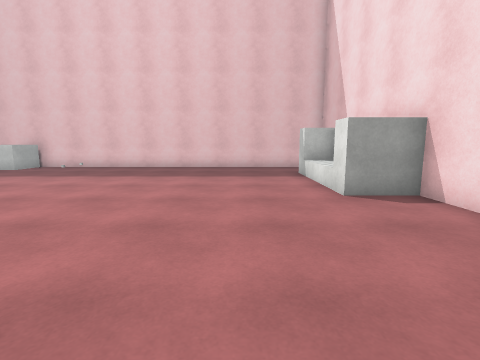
view 1 (above)

13 first-person views from a walk through a 3-D level made in the Unity game engine. The camera is 1.3 m above the floor, tilts 8° down and sees 85° across. The floor is counted in squares, 1 m on a side. Each view is taken from the middle of a square. On the plan, view 1 faces up. The plan holds only what a view shows up to about 13 squares ahead; the rest is blank. The player is left out. Surface patterns are stand-ins for the level's own textures.

view 2
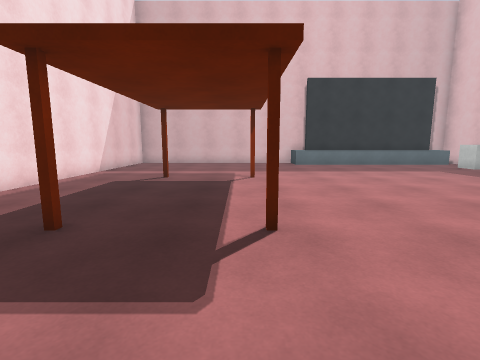

view 3
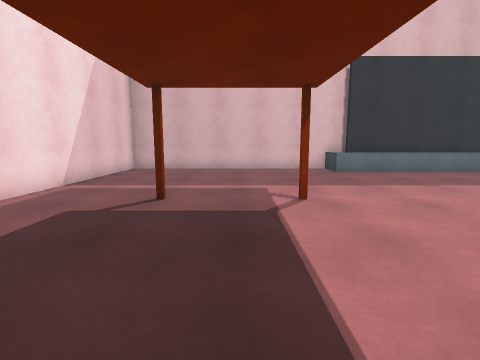

view 4
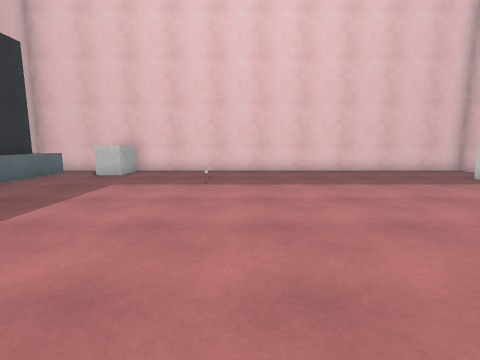

view 5
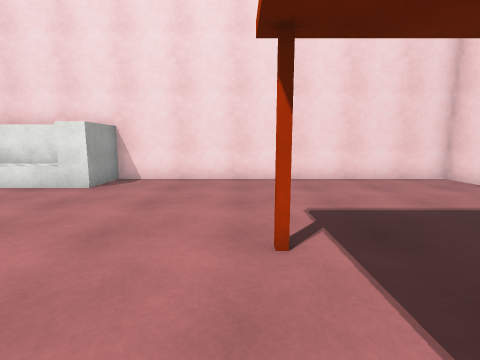

view 6
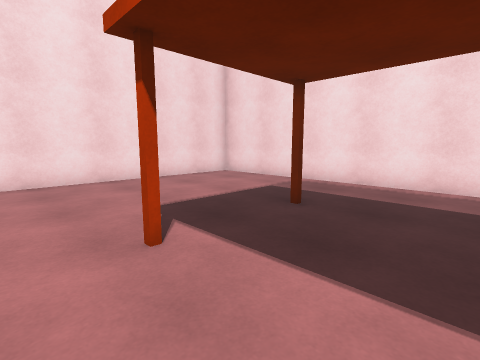

view 7
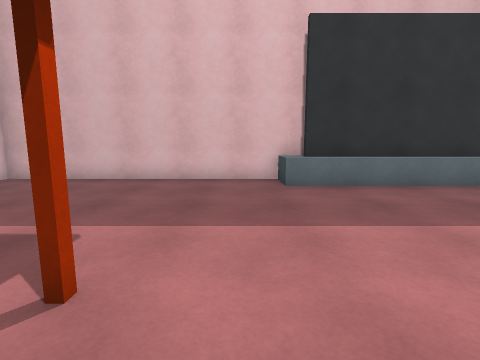

view 8
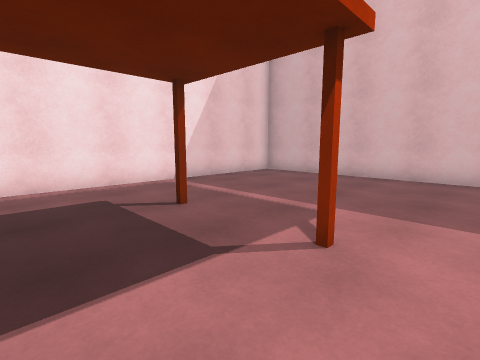

view 9
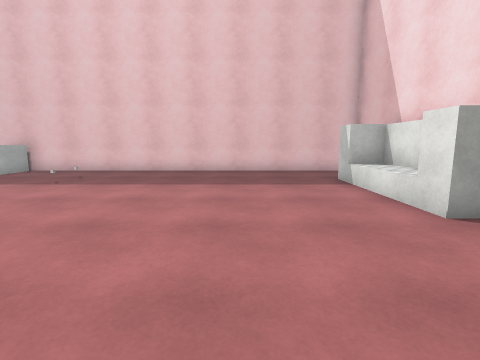

view 10
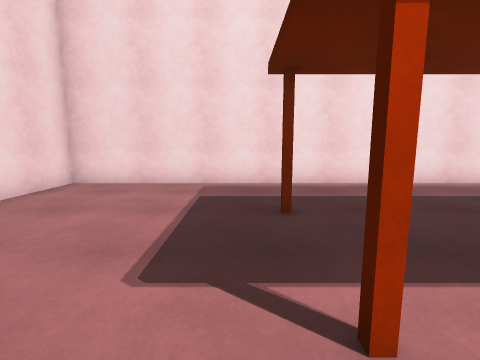

view 11
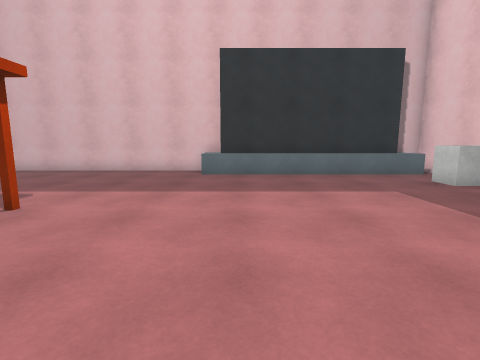

view 12
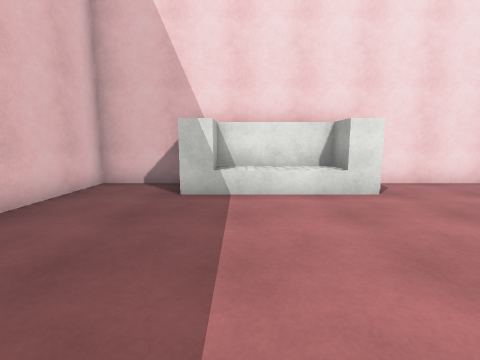

view 13
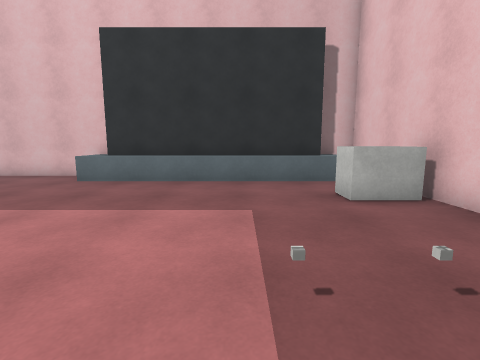

### Floor plan
Points are (right, up) in squares from view 1. A wall is a line through its corners. A room is listed if a view was taken in it or the views show most of it. See-through windows are left out.
Room 1 (views 1, 2, 3, 4, 5, 6, 7, 8, 9, 10, 11, 12, 13)
walls: (-15.5, 5.4) (-15.5, -5.5) (4.5, -5.5) (4.5, 6.5); (4.5, 11.9) (4.5, 14.5) (-15.5, 14.5) (-15.5, 13.1); (-14.6, 13) (-14.6, 5.1)
low walls: (-13.9, 13.8) (-13.9, 4.4) (-15.1, 4.4)
objects: box (-12, 13) to (-11, 14); sofa (3, 7) to (4, 11)

Positions as (right, up) in squares from view 1, and headings:
1: (0, 0), facing up
2: (2, 1), facing left
3: (-2, 0), facing left
4: (-6, 2), facing up
5: (-5, 2), facing right
6: (-5, 3), facing down-right
7: (-6, 3), facing left
8: (-5, 3), facing down-left
9: (-1, 2), facing up
10: (-1, 3), facing down
11: (-3, 6), facing left
12: (-4, 10), facing right
13: (-5, 10), facing left
